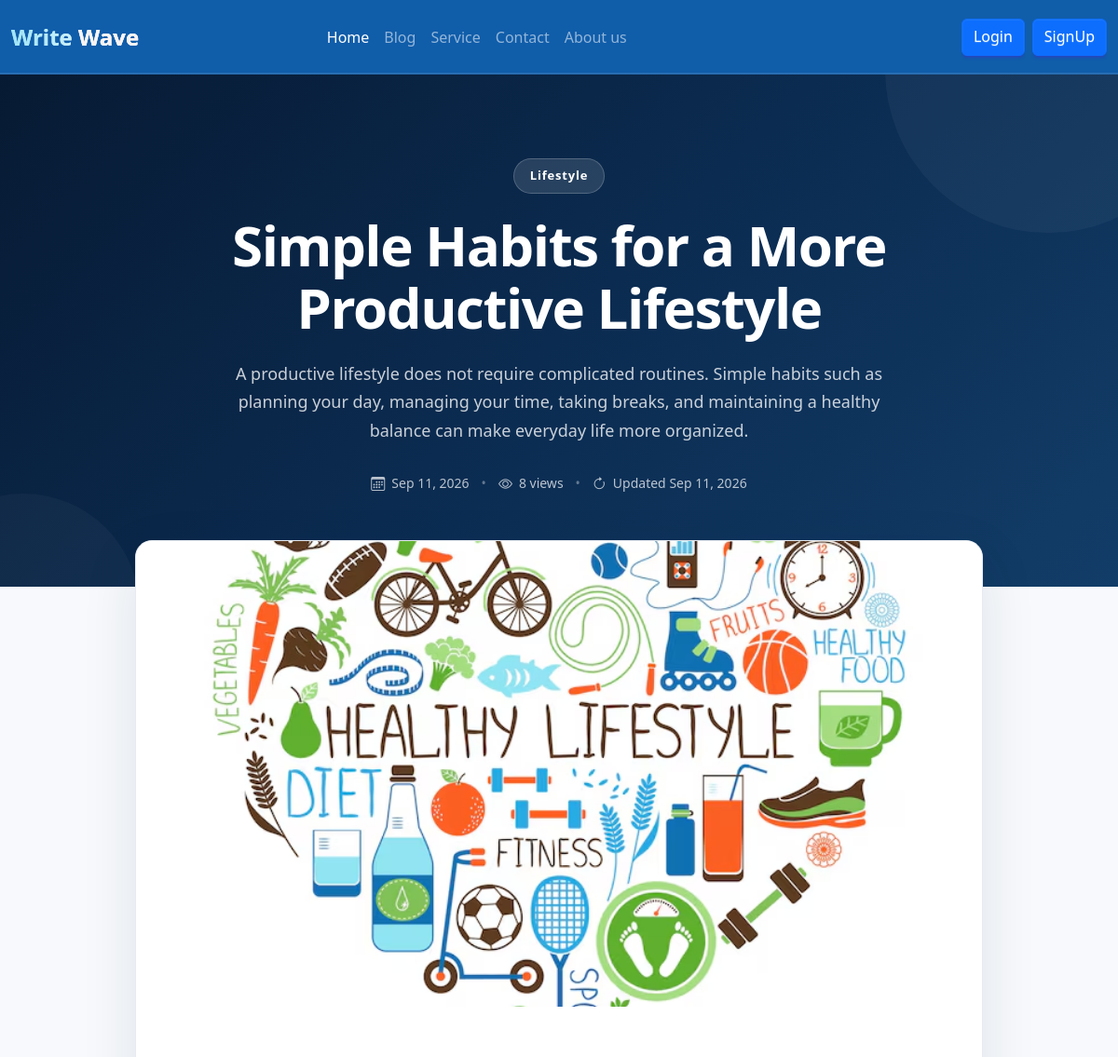
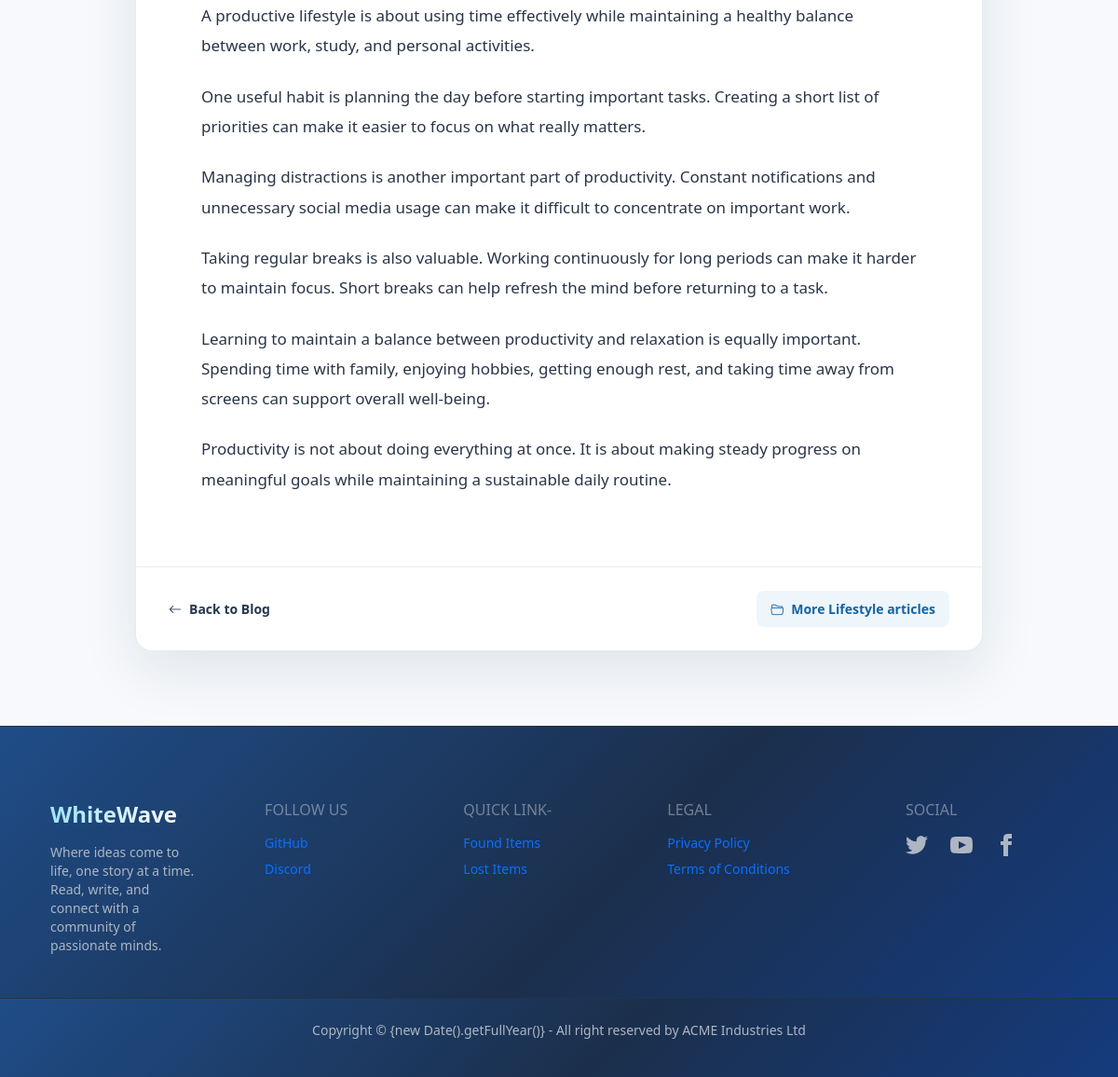
/blogs/article/simple-habits-for-a-more-productive-lifestyle/, run on the app's committed database (2 pictures, top to bottom).
### blogs/models.py (models this page shows, shortened)
class BlogPost(models.Model):
    CATEGORY_CHOICES = [
        ("Technology", "Technology"),
        ("Programming", "Programming"),
        ("Education", "Education"),
        ("Lifestyle", "Lifestyle"),
        ("Career", "Career"),
    ]
    title = models.CharField(max_length=200)
    slug = models.SlugField(
        unique=True,
        max_length=220
    )
    excerpt = models.TextField(
        max_length=300
    )
    content = models.TextField()
    category = models.CharField(
        max_length=50,
        choices=CATEGORY_CHOICES
    )
    featured_image = models.ImageField(
        upload_to="blog/",
        blank=True,
        null=True
    )
    is_featured = models.BooleanField(
        default=False
    )
    views = models.PositiveIntegerField(
        default=0
    )
    created_at = models.DateTimeField(
        auto_now_add=True
    )
    updated_at = models.DateTimeField(
        auto_now=True
    )
    class Meta:
        ordering = ["-created_at"]

### blogs/views.py (the view)
def blog_detail(request, slug):
    post = get_object_or_404(
        BlogPost,
        slug=slug
    )
    post.views += 1
    post.save(update_fields=["views"])
    return render(
        request,
        "blogs/blog_detail.html",
        {
            "post": post
        }
    )

### blogs/templates/blogs/blog_detail.html (shortened to what this page needs)
{% extends "base.html" %}
{% load static %}
{% block extra_css %}
<link rel="stylesheet" href="{% static 'blogs/blog_detail.css' %}">
{% endblock extra_css %}
{% block content %}
<div class="blog-detail-page">
    <section class="article-header">
        <div class="article-header-inner">
            {% if post.category %}
                <a href="{% url 'blog' %}?category={{ post.category|urlencode }}"
                   class="article-category">
                    {{ post.category }}
                </a>
            {% endif %}
            <h1 class="article-title">
                {{ post.title }}
            </h1>
            {% if post.excerpt %}
                <p class="article-excerpt">
                    {{ post.excerpt }}
                </p>
            {% endif %}
            <div class="article-meta">
                <div class="meta-item">
                    <i class="bi bi-calendar3"></i>
                    <span>
                        {{ post.created_at|date:"M d, Y" }}
                    </span>
                </div>
                <span class="meta-divider">•</span>
                <div class="meta-item">
                    <i class="bi bi-eye"></i>
                    <span>
                        {{ post.views }} views
                    </span>
                </div>
                {% if post.updated_at %}
                    <span class="meta-divider">•</span>
                    <div class="meta-item">
                        <i class="bi bi-arrow-clockwise"></i>
                        <span>
                            Updated {{ post.updated_at|date:"M d, Y" }}
                        </span>
                    </div>
                {% endif %}
            </div>
        </div>
    </section>
    <main class="article-wrapper">
        <article class="article-card">
            {% if post.featured_image %}
                <div class="article-image-wrapper">
                    <img
                        src="{{ post.featured_image.url }}"
                        alt="{{ post.title }}"
                        class="article-image"
                    >
                </div>
            {% endif %}
            <div class="article-content">
                {{ post.content|linebreaks }}
            </div>
            <div class="article-footer">
                <a href="{% url 'blog' %}" class="back-to-blog">
                    <i class="bi bi-arrow-left"></i>
                    Back to Blog
                </a>
                {% if post.category %}
                    <a href="{% url 'blog' %}?category={{ post.category|urlencode }}"
                       class="category-link">
                        <i class="bi bi-folder2-open"></i>
                        More {{ post.category }} articles
                    </a>
                {% endif %}
            </div>
        </article>
    </main>
</div>
{% endblock content %}

### static/css/base.css (style rules this page uses)
body { background-color: #efeff0; padding-top: 80px; }

### blogs/static/blogs/blog_detail.css (style rules this page uses)
.blog-detail-page { background: #f7f9fc; min-height: calc(100vh - 80px); padding-bottom: 80px; }
.article-header { background: linear-gradient( 135deg, #071a33 0%, #0b2b50 50%, #123d68 100% ); color: #ffffff; padding: 90px 20px 100px; position: relative; overflow: hidden; }
.article-header::before { content: ""; position: absolute; width: 350px; height: 350px; border-radius: 50%; background: rgba(255, 255, 255, 0.04); top: -180px; right: -100px; }
.article-header::after { content: ""; position: absolute; width: 250px; height: 250px; border-radius: 50%; background: rgba(255, 255, 255, 0.03); bottom: -150px; left: -100px; }
.article-header-inner { max-width: 900px; margin: 0 auto; position: relative; z-index: 2; text-align: center; }
.article-category { display: inline-flex; align-items: center; padding: 8px 17px; border-radius: 30px; background: rgba(255, 255, 255, 0.12); border: 1px solid rgba(255, 255, 255, 0.2); color: #ffffff; font-size: 13px; font-weight: 700; letter-spacing: 0.8px; text-decoration: none; margin-bottom: 22px; transition: all 0.25s ease; }
.article-title { font-size: clamp(2.2rem, 5vw, 4.2rem); line-height: 1.12; font-weight: 800; letter-spacing: -1.5px; margin: 0 auto 22px; max-width: 850px; }
.article-excerpt { max-width: 720px; margin: 0 auto 30px; color: rgba(255, 255, 255, 0.78); font-size: 18px; line-height: 1.7; }
.article-meta { display: flex; align-items: center; justify-content: center; flex-wrap: wrap; gap: 13px; color: rgba(255, 255, 255, 0.72); font-size: 14px; }
.meta-item { display: flex; align-items: center; gap: 7px; }
.meta-item i { font-size: 15px; }
.meta-divider { opacity: 0.5; }
.article-wrapper { max-width: 950px; margin: -50px auto 0; padding: 0 20px; position: relative; z-index: 5; }
.article-card { background: #ffffff; border-radius: 18px; border: 1px solid #e6ebf1; box-shadow: 0 20px 60px rgba(16, 35, 58, 0.10); overflow: hidden; }
.article-image-wrapper { width: 100%; max-height: 500px; overflow: hidden; background: #eef2f6; }
.article-image { width: 100%; height: auto; max-height: 500px; display: block; object-fit: cover; transition: transform 0.5s ease; }
.article-content { padding: 55px 70px; color: #293548; font-size: 17px; line-height: 1.9; word-wrap: break-word; }
.article-content p { margin-bottom: 22px; }
.article-footer { border-top: 1px solid #e9edf2; padding: 25px 35px; display: flex; align-items: center; justify-content: space-between; gap: 15px; flex-wrap: wrap; }
.back-to-blog, .category-link { display: inline-flex; align-items: center; gap: 8px; text-decoration: none; font-size: 14px; font-weight: 700; transition: all 0.25s ease; }
.back-to-blog { color: #26384d; }
.category-link { color: #1264a3; background: #eef6fc; padding: 9px 15px; border-radius: 8px; }

### data on the page
BlogPost: category "Lifestyle", title "Simple Habits for a More Productive Lifestyle", excerpt "A productive lifestyle does not require complicated routines. Simple habits such as planning your day, managing your time, taking breaks, and maintaining a healthy balance can make everyday life more organized.", created_at "Sep 11, 2026", views "8", updated_at "Sep 11, 2026", featured_image (picture), content "A productive lifestyle is about using time effectively while maintaining a healthy balance between work, study, and personal activities. One useful habit is planning the day before starting important tasks. Creating a short list of priorities can make it easier to focus on what really matters. Managing distractions is another important part of productivity. Constant notifications and unnecessary social media usage can make it difficult to concentrate on important work. Taking regular breaks is also valuable. Working continuously for long periods can make it harder to maintain focus. Short breaks can help refresh the mind before returning to a task. Learning to maintain a balance between…"
